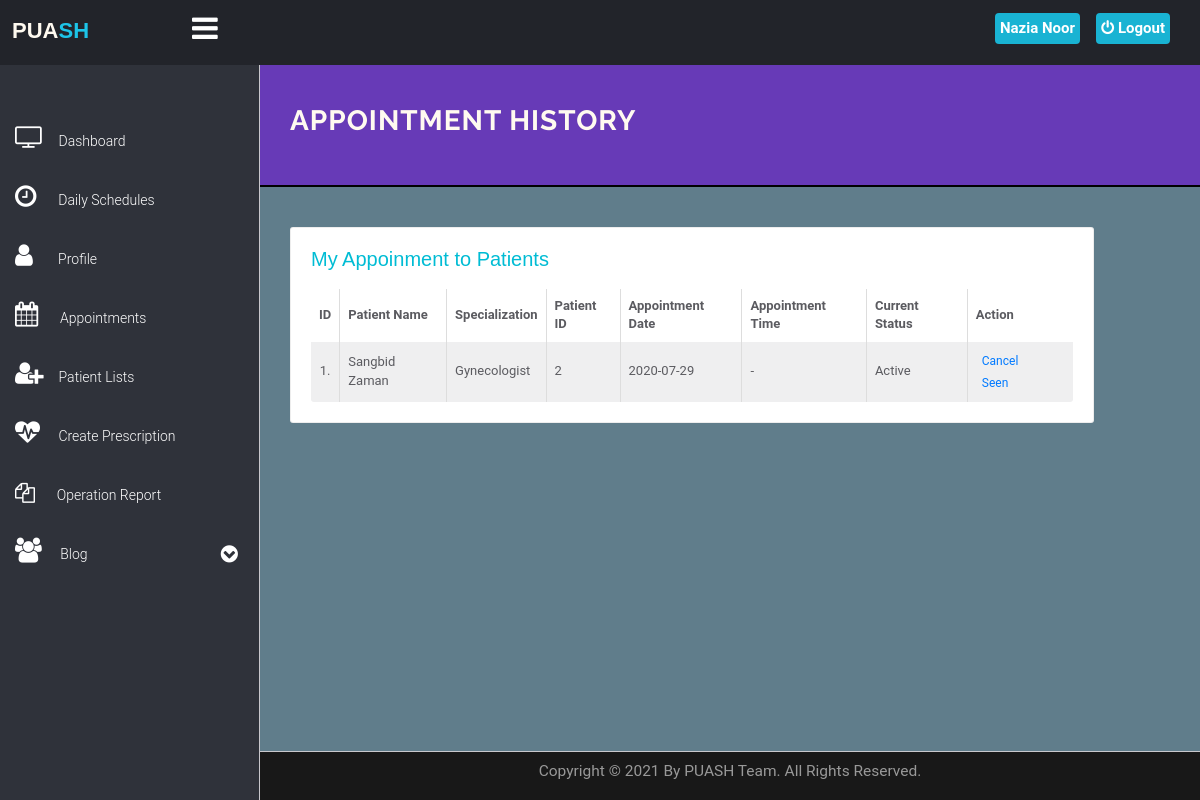
The app's page /PUASH/doctor/appointment-history.php (signed in) with its own data.
### tables this page shows
CREATE TABLE `doctors` (
  `id` int(11) NOT NULL,
  `specilization` varchar(255) NOT NULL,
  `licence_number` varchar(50) NOT NULL,
  `doctorname` varchar(255) NOT NULL,
  `gender` varchar(10) NOT NULL,
  `hospital_name` varchar(300) NOT NULL,
  `address` longtext NOT NULL,
  `docFees` varchar(255) NOT NULL,
  `contactno` varchar(11) NOT NULL,
  `docEmail` varchar(255) NOT NULL,
  `password` varchar(255) NOT NULL,
  `token` varchar(150) NOT NULL,
  `status` varchar(10) NOT NULL DEFAULT 'inactive',
  `creationDate` timestamp NOT NULL DEFAULT current_timestamp(),
  `updationDate` varchar(255) NOT NULL
);

CREATE TABLE `appointment` (
  `id` int(11) NOT NULL,
  `doctorSpecialization` varchar(255) NOT NULL,
  `doctorId` int(11) NOT NULL,
  `userId` int(11) NOT NULL,
  `Sid` varchar(200) NOT NULL,
  `consultancyFees` int(11) NOT NULL,
  `appointmentDate` varchar(255) NOT NULL,
  `appointmentTime` varchar(255) NOT NULL,
  `postingDate` timestamp NOT NULL DEFAULT current_timestamp(),
  `userStatus` int(11) NOT NULL,
  `doctorStatus` int(11) NOT NULL,
  `updationDate` varchar(255) NOT NULL
);

CREATE TABLE `users` (
  `id` int(11) NOT NULL,
  `fullname` varchar(255) NOT NULL,
  `address` longtext NOT NULL,
  `city` varchar(255) NOT NULL,
  `gender` varchar(255) NOT NULL,
  `email` varchar(255) NOT NULL,
  `blood_group` varchar(10) NOT NULL,
  `phone` varchar(12) DEFAULT NULL,
  `password` varchar(255) NOT NULL,
  `birthdate` varchar(20) NOT NULL,
  `uniqueid` varchar(100) NOT NULL,
  `activation` varchar(100) NOT NULL DEFAULT 'inactive',
  `regDate` timestamp NOT NULL DEFAULT current_timestamp(),
  `updationDate` varchar(255) NOT NULL,
  `occupation` varchar(100) NOT NULL
);

### PUASH/doctor/appointment-history.php (the view, shortened to what this page needs)
<!DOCTYPE html>
<html lang="en">
	<head>
		<link rel="stylesheet" href="../../vendor/bootstrap/css/bootstrap.min.css">
		<link rel="stylesheet" href="../../vendor/fontawesome/css/font-awesome.min.css">
		<link href="../../vendor/animate.css/animate.min.css" rel="stylesheet" media="screen">
		<link href="../../vendor/perfect-scrollbar/perfect-scrollbar.min.css" rel="stylesheet" media="screen">
		<link href="../../vendor/switchery/switchery.min.css" rel="stylesheet" media="screen">
		<link href="../../vendor/bootstrap-touchspin/jquery.bootstrap-touchspin.min.css" rel="stylesheet" media="screen">
		<link href="../../vendor/select2/select2.min.css" rel="stylesheet" media="screen">
		<link href="../../vendor/bootstrap-datepicker/bootstrap-datepicker3.standalone.min.css" rel="stylesheet" media="screen">
		<link href="../../vendor/bootstrap-timepicker/bootstrap-timepicker.min.css" rel="stylesheet" media="screen">
		<link rel="stylesheet" href="../../assets/css/styles.css">
		<link rel="stylesheet" href="../../assets/css/plugins.css">
		<link href="https://cdnjs.cloudflare.com/ajax/libs/font-awesome/4.7.0/css/font-awesome.min.css" rel="stylesheet" type="text/css" />
		<link rel="stylesheet" href="include/sidebar-menu.css">
	</head>
	<body>
		<div id="app">
			<?php include('include/sidebar-menu.php');?>
			<div class="app-content">
				<div class="main-content" >
					<div class="wrap-content container" id="container">
						<section id="page-title" style="border-bottom:2px solid black; background-color:#673ab7; margin-top:-8px;">
							<div class="row">
								<div class="col-sm-8">
									<h1 class="mainTitle" style="color: floralwhite"><b>Appointment History</b></h1>
                 				</div>
							</div>
						</section>
							<div class="row margin-top-30">
								<div class="col-md-12">
										<div class="col-lg-11 col-md-12">
											<div class="panel panel-white" style="padding:20px 20px;">
													<h5 class="panel-title">My Appoinment to Patients</h5><br>
                        <div class="table-responsive">
                        <table id="table" class="table table-striped table-bordered">
										<thead>
											<tr>
												<th class="center">ID</th>
												<th class="hidden-xs">Patient  Name</th>
												<th>Specialization</th>
												<th>Patient ID</th>
												<th>Appointment Date</th>
												<th>Appointment Time</th>
												<th>Current Status</th>
												<th>Action</th>
											</tr>
										</thead>
										<tbody>
<?php
$sql=mysqli_query($con,"select users.fullName as fname ,users.id as ID,appointment.*  from appointment join users on users.id=appointment.userId where appointment.doctorId='".$_SESSION['id']."'");
$cnt=1;
while($row=mysqli_fetch_array($sql))
{
?>
											<tr>
												<td class="center"><?php echo $cnt;?>.</td>
												<td class="hidden-xs"><?php echo $row['fname'];?></td>
												<td><?php echo $row['doctorSpecialization'];?></td>
												<td><?php echo $row['ID'];?></td>
												<td><?php echo $row['appointmentDate'];?>
												</td>
												<td><?php
												$sid=$row['Sid'];
															$sql_Q=mysqli_query($con,"select * from schedule where Sid='$sid'");
															$s_row=mysqli_fetch_array($sql_Q);
															 echo $s_row['starttime'] . '-' .$s_row['Endtime'] ;?></td>
												<td>
<?php if(($row['userStatus']==1) && ($row['doctorStatus']==1))
{
	echo "Active";
}
												?></td>
												<td >
												<div class="visible-md visible-lg visible-sm visible-xs">
							<?php if(($row['userStatus']==1) && ($row['doctorStatus']==1))
{ ?>
	<a href="appointment-history.php?id=<?php echo $row['id']?>&cancel=update" onClick="return confirm('Are you sure you want to cancel this appointment ?')"class="btn btn-transparent btn-xs tooltips" title="Cancel Appointment" tooltip-placement="top" tooltip="Remove">Cancel</a>
	<a href="appointment-history.php?id=<?php echo $row['id']?>&seen=update" onClick="return confirm('Are you sure you want to Seened this appointment ?')"class="btn btn-transparent btn-xs tooltips" title="Cancel Appointment" tooltip-placement="top" tooltip="Remove">Seen</a>
<?php }
else if(($row['userStatus']==0) && ($row['doctorStatus']==0)){
	echo "Seened";
}
	else {
		echo "Canceled";
		} ?>							</div>
												</td>
											</tr>
											<?php
$cnt=$cnt+1;
											 }?>
										</tbody>
									</table>
								</div>
							</div>
					</div>
				</div>
			</div>
		</div>
	</div>
	</div>
											 <br><br><br><br>
	<?php include('../../include/footer.php');?>
		</div>
	</body>
</html>

### PUASH/doctor/include/sidebar-menu.php (shortened to what this page needs)
<!DOCTYPE html>
<html lang="en">
<head>
</head>
<body>
    <header class="navbar navbar-default navbar-static-top">
      <label for="check">
        <a href="#" class="sidebar-toggler pull-right visible-md visible-lg"  data-toggle-class="app-sidebar-closed"  data-toggle-target="#app">
          <i class="fa fa-bars" id="sidebar_btn"></i>
        </a>
      </label>
        <div class="left_area">
            <h3><a href="../../index.html"><span style="color: floralwhite !important;">PUA</span><span class="second">SH</span></a></h3>
        </div>
        <div class="right_area">
          <a href="logout.php" class="logout_btn"><i class="fa fa-power-off"></i> Logout</a>
              <a href="my-profile.php" class="mee"> <span class="username" style="color:white;">
<?php
$con = mysqli_connect("localhost", "root", "", "hms");
         $query = "select * from doctors where id='".$_SESSION['id']."'";
         if($result = mysqli_query($con, $query)){
             while($row = mysqli_fetch_assoc($result)){
                 $mark = explode(" ", $row["doctorname"]);
                      echo $mark[0]." ";
                      echo $mark[1];
                   }
             }
     ?>
</span></a>
        </div>
    </header>
    <div class="sidebar app-aside" id="sidebar" >
    				<div class="sidebar-container perfect-scrollbar">
    					<div class="color-layout">
    							</div>
    <nav>
      <div>
        <br>
      </div>
      <ul class="main-navigation-menu">
        <li>
          <a href="dashboard.php" class="side-content">
            <div class="item-content">
              <div class="item-media">
                <i class="fa fa-television" style="font-size:25px;"></i>
              </div>
              <div class="item-inner">
                <span class="title"> Dashboard </span>
              </div>
            </div>
          </a>
        </li>
        <li>
								<a href="schedule.php" class="side-content">
									<div class="item-content">
										<div class="item-media">
											<i class="fa fa-clock-o" style="font-size:25px;"></i>
										</div>
										<div class="item-inner">
											<span class="title">&nbsp; Daily Schedules</span>
										</div>
									</div>
								</a>
				</li>
        <li>
          <a href="my-profile.php" class="side-content">
            <div class="item-content">
              <div class="item-media">
                <i class="fa fa-user" style="font-size:25px;"></i>
              </div>
              <div class="item-inner">
                <span class="title">&nbsp;&nbsp; Profile </span>
              </div>
            </div>
          </a>
        </li>
        <li>
								<a href="appointment-history.php" class="side-content">
									<div class="item-content">
										<div class="item-media">
											<i class="fa fa-calendar" style="font-size:25px;"></i>
										</div>
										<div class="item-inner">
											<span class="title">&nbsp; Appointments</span>
										</div>
									</div>
								</a>
				</li>
							<li>
								<a href="prescriptionlist.php" class="side-content">
									<div class="item-content">
										<div class="item-media">
                      <i class="fa fa-user-plus" style="font-size:25px;"></i>
										</div>
										<div class="item-inner">
											<span class="title"> Patient Lists </span>
										</div>
									</div>
								</a>
							</li>
							<li>
								<a href="patient-prescription.php" class="side-content">
									<div class="item-content">
										<div class="item-media">
											<i class="fa fa-heartbeat" style="font-size:25px;"></i>
										</div>
										<div class="item-inner">
											<span class="title">&nbsp;Create Prescription</span>
										</div>
									</div>
								</a>
							</li>
							<li>
								<a href="operation.php" class="side-content">
									<div class="item-content">
										<div class="item-media">
                      <i class="fa fa-files-o" style="font-size:20px;"></i>
										</div>
										<div class="item-inner">
											<span class="title">&nbsp; Operation Report</span>
										</div>
									</div>
								</a>
							</li>
              <li>
                  <a href="#" class="blogg">
                    <div class="item-content">
                      <div class="item-media">
                        <i class="fa fa-group" style="font-size:25px;"></i>
                      </div>
                      <div class="item-inner">
                        <span class="title">&nbsp;Blog</span><i class="fa fa-chevron-circle-down"></i>
                      </div>
                    </div>
                  </a>
              </li>
      </ul>
    </nav>
    </div>
</div>
</body>
</html>

### assets/css/plugins.css (style rules this page uses)
.perfect-scrollbar { overflow-y: hidden !important; }

### PUASH/doctor/include/sidebar-menu.css (style rules this page uses)
body { margin: 0; padding: 0; font-family: "Roboto", sans-serif; }
.left_area h3 { color: #fff; margin-left: 1%; text-transform: uppercase; font-size: 22px; font-weight: 900; }
.left_area .second { color: #1DC4E7; }
.logout_btn { padding: 5px; background: #19B3D3; text-decoration: none; float: right; margin-top: -40px; margin-right: 30px; border-radius: 4px; font-size: 15px; font-weight: 600; color: #fff; transition: 0.5s; transition-property: background; }
.sidebar { background: #2F323A ! important; position: fixed; left: 0; width: 250px; height: 100%; transition: 0.5s; transition-property: left; }
.sidebar { transition: 0.5s; }
.main-content { transition: 0.5s; }
.sidebar a { background: #2F323A; color: #fff; display: block; width: 100%; text-decoration: none; box-sizing: border-box; transition: 0.5s; transition-property: background; line-height: 40px; }
label #sidebar_btn { z-index: 1; color: #fff; position: fixed; cursor: pointer; left: 16%; font-size: 30px; margin: 5px 0; transition: 0.6s ease-in-out; transition-property: color; }
.right_area .mee { padding: 5px; background: #19B3D3; text-decoration: none; float: right; margin-top: -40px; margin-right: 120px; border-radius: 4px; font-size: 15px; font-weight: 600; color: #fff; transition: 0.5s; transition-property: background; }

### PUASH/doctor/appointment-history.php (style rules this page uses)
body { padding: 0; margin: 0; background: #607D8B; }
.panel-title { color: #00BCD4 !important; font-size: 20px !important; }

### records on screen
doctors: doctorname "Nazia", doctorname "Noor"
appointment: userId.fullname "Sangbid Zaman", doctorSpecialization "Gynecologist", userId "2", appointmentDate "2020-07-29", userStatus "Active"
